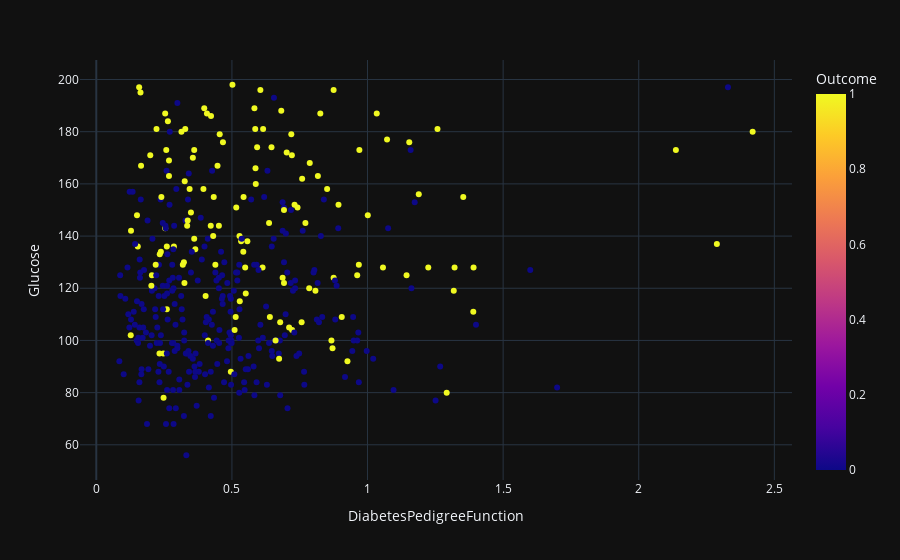

Source (notebook cell):
### Code cell
scatter('DiabetesPedigreeFunction','Glucose')#繪製散佈圖,觀察'DiabetesPedigreeFunction'與'血糖'高低關係

### Figure 1 — Plotly figure (JSON) as saved in the notebook; plotly's stock layout.template omitted (floating-point values rounded to 4 significant figures; data arrays with more than 128 entries replaced by an {"elided": "..."} marker saying what was removed)
{"data": [{"hovertemplate": "DiabetesPedigreeFunction=%{x}<br>Glucose=%{y}<br>Outcome=%{marker.color}<extra></extra>", "legendgroup": "", "marker": {"color": {"elided": "392 int values"}, "coloraxis": "coloraxis", "symbol": "circle"}, "mode": "markers", "name": "", "orientation": "v", "showlegend": false, "type": "scatter", "x": {"elided": "392 float values"}, "xaxis": "x", "y": {"elided": "392 int values"}, "yaxis": "y"}], "layout": {"coloraxis": {"colorbar": {"title": {"text": "Outcome"}}, "colorscale": [[0, "#0d0887"], [0.1111, "#46039f"], [0.2222, "#7201a8"], [0.3333, "#9c179e"], [0.4444, "#bd3786"], [0.5556, "#d8576b"], [0.6667, "#ed7953"], [0.7778, "#fb9f3a"], [0.8889, "#fdca26"], [1, "#f0f921"]]}, "legend": {"tracegroupgap": 0}, "margin": {"t": 60}, "xaxis": {"anchor": "y", "domain": [0, 1], "title": {"text": "DiabetesPedigreeFunction"}}, "yaxis": {"anchor": "x", "domain": [0, 1], "title": {"text": "Glucose"}}}}
